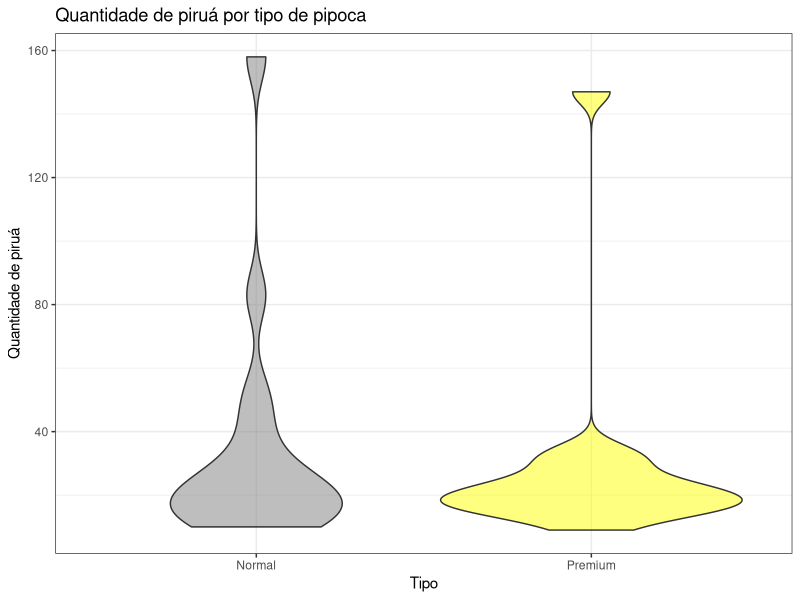
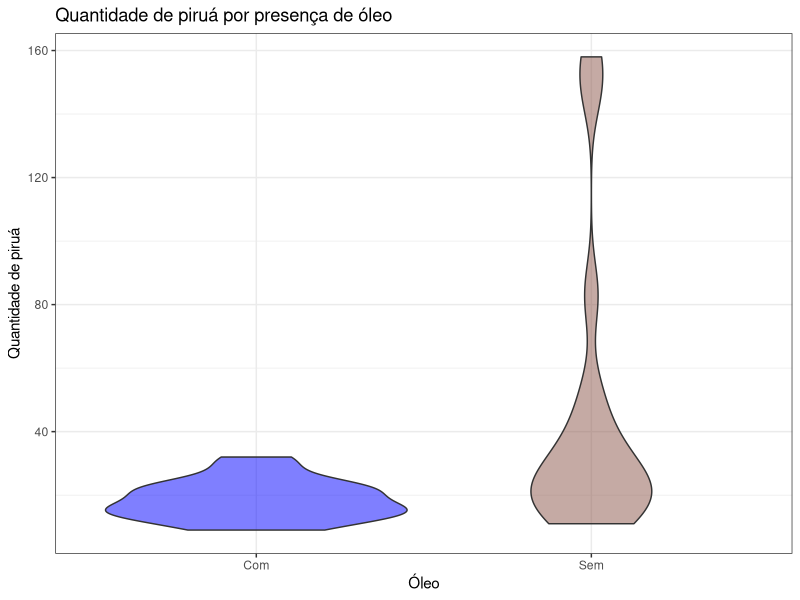
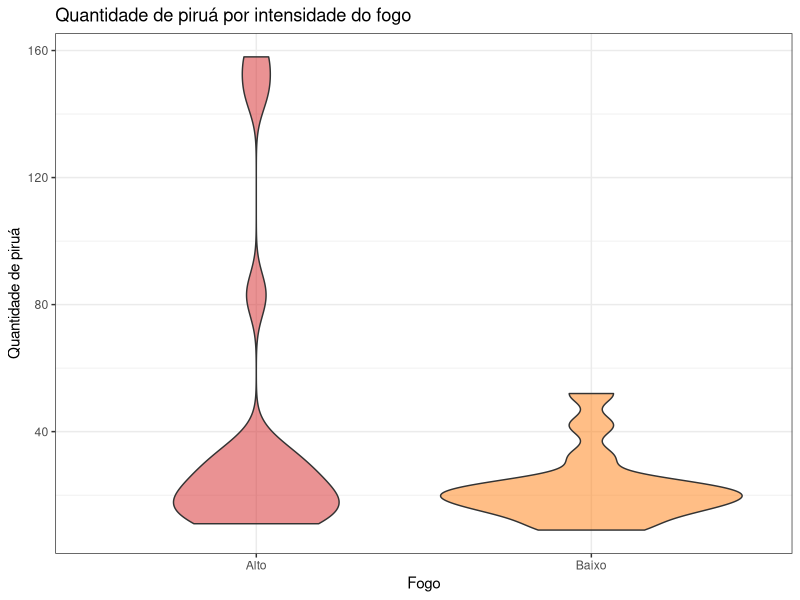
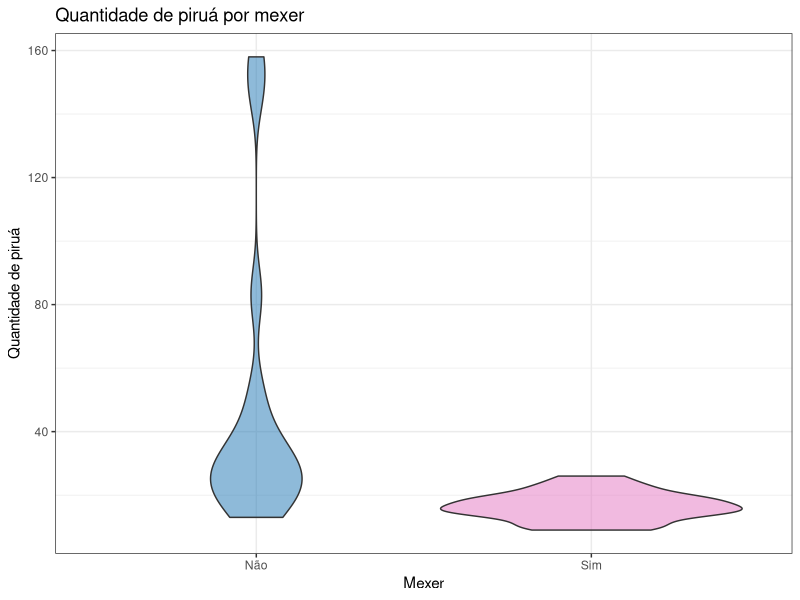
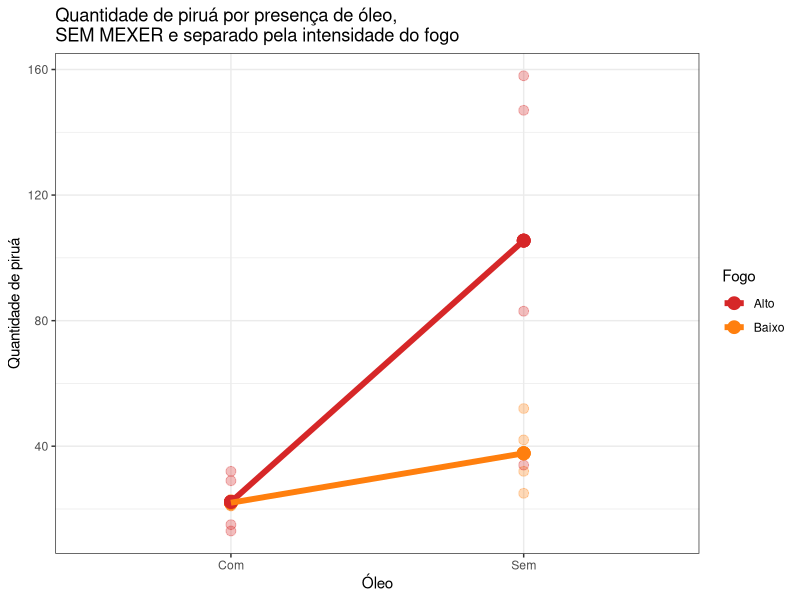
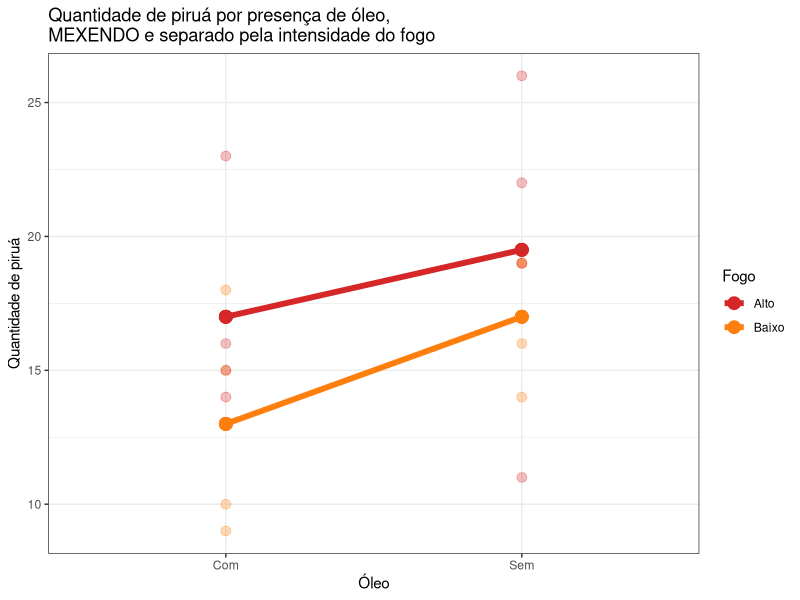
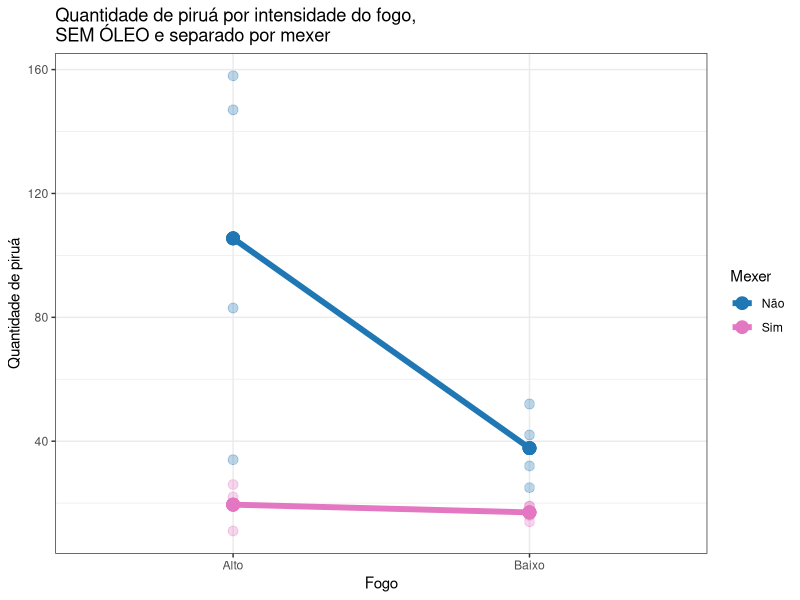
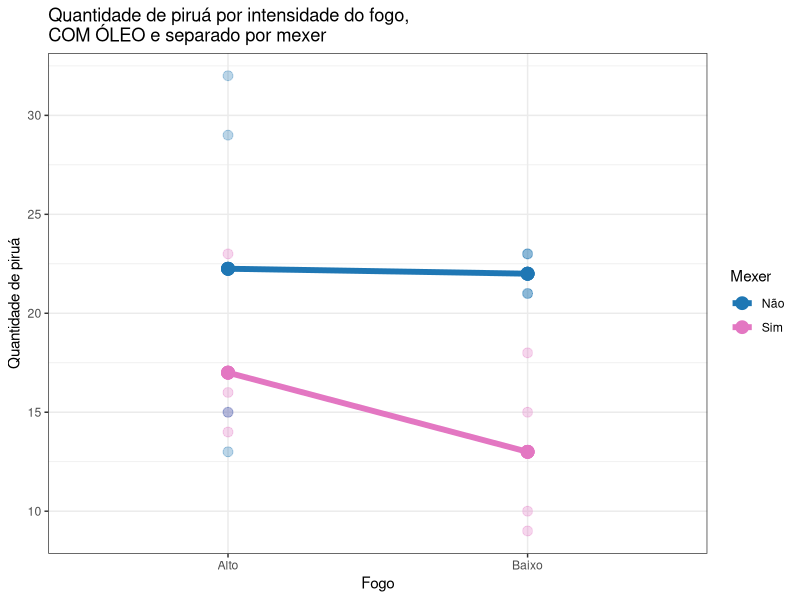

The R source for these figures, in order:
library(tidyverse)
library(svglite)

#--- Metadados ---#
set.seed(42)
# usaremos essas cores durante todo o programa
cor_tipo <- c("#7f7f7f", 'yellow')
cor_oleo <- c("blue", "#8c564b")
cor_fogo <- c("#d62728", "#ff7f0e")
cor_mexer <- c("#1f77b4", "#e377c2")

ext_graf <- 'png' # tipo de arquivo que os gráficos serão salvos
tam_graf <- c('w' = 2001, 'h' = 1500)
path_graf <- 'gráficos'
unit_graf <- 'px'


#--- Preparando os dados ---# <- serviço de corno
Tipo <- c(rep('Normal', 16), rep('Premium', 16))
Óleo <- c(rep(c(rep('Sem', 8), rep('Com', 8)), 2))
Fogo <- c(rep(c(rep('Baixo', 4), rep('Alto', 4)), 4))            
Mexer <- c(rep(c(rep('Sim', 2), rep('Não', 2)), 8))
Replicação <- rep(c(1, 2), 16)
Qtt_pirua <- c(14, 19, 52, 42, 11, 26)

Qtt_pirua <-c(14, 19,
              52, 42,
              11, 26,
              83, 158,
              10, 15,
              21, 23,
              15, 23,
              32, 13,
              16, 19,
              32, 25,
              22, 19,
              34, 147,
              18, 9,
              21, 23,
              14, 16,
              29, 15
)

Grama_pirua <- c(
  3, 4,
  10, 8,
  3, 5,
  15, 27,
  2, 3,
  5 , 5,
  3, 4,
  8, 3,
  5, 5,
  6, 5,
  4, 4,
  8, 20,
  5, 2,
  5, 4,
  2, 3, 
  5, 3
)

df <- tibble(Tipo = as.factor(Tipo),
             Óleo = as.factor(Óleo),
             Fogo = as.factor(Fogo),
             Mexer = as.factor(Mexer),
             Replicação = as.factor(Replicação),
             Qtt_pirua,
             Grama_pirua
)


#--- Análise exploratória ---#



ggplot(df, aes(x = Tipo, y = Qtt_pirua, fill = Tipo)) +
  geom_violin(alpha = 0.5) +
  scale_fill_manual(values=c(cor_tipo)) +
  labs(title = 'Quantidade de piruá por tipo de pipoca',
       y = 'Quantidade de piruá') +
  theme_bw() +
  theme(legend.position = 'none')
ggsave(paste('piruaXtipo.', ext_graf, sep = ''), path = path_graf, device = ext_graf, width = tam_graf[1], height = tam_graf[2], units = unit_graf)

ggplot(df, aes(x = Óleo, y = Qtt_pirua, fill = Óleo)) +
  geom_violin(alpha = 0.5) +
  scale_fill_manual(values=c(cor_oleo)) +
  labs(title = 'Quantidade de piruá por presença de óleo',
       y = 'Quantidade de piruá') +
  theme_bw() +
  theme(legend.position = 'none') # trocar a ordem
ggsave(paste('piruaXoleo.', ext_graf, sep = ''), path = path_graf, device = ext_graf, width = tam_graf[1], height = tam_graf[2], units = unit_graf)

ggplot(df, aes(x = Fogo, y = Qtt_pirua, fill = Fogo)) +
  geom_violin(alpha = 0.5) +
  scale_fill_manual(values=c(cor_fogo)) +
  labs(title = 'Quantidade de piruá por intensidade do fogo',
       y = 'Quantidade de piruá') +
  theme_bw() +
  theme(legend.position = 'none')
ggsave(paste('piruaXfogo.', ext_graf, sep = ''), path = path_graf, device = ext_graf, width = tam_graf[1], height = tam_graf[2], units = unit_graf)

ggplot(df, aes(x = Mexer, y = Qtt_pirua, fill = Mexer)) +
  geom_violin(alpha = 0.5) +
  scale_fill_manual(values=c(cor_mexer)) +
  labs(title = 'Quantidade de piruá por mexer',
       y = 'Quantidade de piruá') +
  theme_bw() +
  theme(legend.position = 'none')
ggsave(paste('piruaXmexer.', ext_graf, sep = ''), path = path_graf, device = ext_graf, width = tam_graf[1], height = tam_graf[2], units = unit_graf)


#--- ANOVA ---#
lm_model <- lm(Qtt_pirua ~
              Tipo * Óleo * Fogo * Mexer +
              Replicação * Óleo +
              Replicação * Fogo +
              Replicação * Mexer,
            df) # Replicação aqui, essencialmente, faz o papel da blocagem


anova(lm_model)

# Utilizar peso dos piruás ao invés da quantidade gerou os mesmos resultados na ANOVA

# lm_model2 <- lm(Grama_pirua ~
#                Tipo * Óleo * Fogo * Mexer +
#                Replicação*Óleo +
#                Replicação * Fogo +
#                Replicação * Mexer,
#              df)
# anova(lm_model2)


# Tipo deu não significativo (enquanto os outros fatores deram).
# A interação Óleo:Fogo:Mexer é significativa
# A interação Bloco:Fator não é significativa pra nenhum dos fatores (amém)

#--- Gráficos da interação ---#
# As bolas maiores são as médias
# x-axis: Óleo | fill: Fogo | Mexer: não
ggplot(df %>%
         filter(Mexer == 'Não') %>%
         group_by(Óleo, Fogo) %>%
         mutate(media = mean(Qtt_pirua)),
       aes(x = Óleo, color = Fogo)) +
  geom_point(aes(y = Qtt_pirua), size = 3, alpha = 0.3) +
  geom_point(aes(y = media), size = 4) +
  geom_line(aes(y = media, group = Fogo), linewidth = 2) +
  scale_color_manual(values=c(cor_fogo)) +
  labs(title = 'Quantidade de piruá por presença de óleo,\nSEM MEXER e separado pela intensidade do fogo',
       y = 'Quantidade de piruá') +
  theme_bw()
ggsave(paste('interacaoOleo1.', ext_graf, sep = ''), path = path_graf, device = ext_graf, width = tam_graf[1], height = tam_graf[2], units = unit_graf)

# x-axis: Óleo | fill: Fogo | Mexer: sim
ggplot(df %>%
         filter(Mexer == 'Sim') %>%
         group_by(Óleo, Fogo) %>%
         mutate(media = mean(Qtt_pirua)),
       aes(x = Óleo, color = Fogo)) +
  geom_point(aes(y = Qtt_pirua), size = 3, alpha = 0.3) +
  geom_point(aes(y = media), size = 4) +
  geom_line(aes(y = media, group = Fogo), linewidth = 2) +
  scale_color_manual(values=c(cor_fogo)) +
  labs(title = 'Quantidade de piruá por presença de óleo,\nMEXENDO e separado pela intensidade do fogo',
       y = 'Quantidade de piruá') +
  theme_bw()
ggsave(paste('interacaoOleo2.', ext_graf, sep = ''), path = path_graf, device = ext_graf, width = tam_graf[1], height = tam_graf[2], units = unit_graf)

# x-axis: Fogo | fill: Mexer | Óleo: sem
ggplot(df %>%
         filter(Óleo == 'Sem') %>%
         group_by(Fogo, Mexer) %>%
         mutate(media = mean(Qtt_pirua)),
       aes(x = Fogo, color = Mexer)) +
  geom_point(aes(y = Qtt_pirua), size = 3, alpha = 0.3) +
  geom_point(aes(y = media), size = 4) +
  geom_line(aes(y = media, group = Mexer), linewidth = 2) +
  scale_color_manual(values=c(cor_mexer)) +
  labs(title = 'Quantidade de piruá por intensidade do fogo,\nSEM ÓLEO e separado por mexer',
       y = 'Quantidade de piruá') +
  theme_bw()
ggsave(paste('interacaoFogo1.', ext_graf, sep = ''), path = path_graf, device = ext_graf, width = tam_graf[1], height = tam_graf[2], units = unit_graf)

# x-axis: Fogo | fill: Mexer | Óleo: com
ggplot(df %>%
         filter(Óleo == 'Com') %>%
         group_by(Fogo, Mexer) %>%
         mutate(media = mean(Qtt_pirua)),
       aes(x = Fogo, color = Mexer)) +
  geom_point(aes(y = Qtt_pirua), size = 3, alpha = 0.3) +
  geom_point(aes(y = media), size = 4) +
  geom_line(aes(y = media, group = Mexer), linewidth = 2) +
  scale_color_manual(values=c(cor_mexer)) +
  labs(title = 'Quantidade de piruá por intensidade do fogo,\nCOM ÓLEO e separado por mexer',
       y = 'Quantidade de piruá') +
  theme_bw()
ggsave(paste('interacaoFogo2.', ext_graf, sep = ''), path = path_graf, device = ext_graf, width = tam_graf[1], height = tam_graf[2], units = unit_graf)

# x-axis: Mexer | fill: Óleo | Fogo: Baixo
ggplot(df %>%
         filter(Fogo == 'Baixo') %>%
         group_by(Mexer, Óleo) %>%
         mutate(media = mean(Qtt_pirua)),
       aes(x = Mexer, color = Óleo)) +
  geom_point(aes(y = Qtt_pirua), size = 3, alpha = 0.3) +
  geom_point(aes(y = media), size = 4) +
  geom_line(aes(y = media, group = Óleo), linewidth = 2) +
  scale_color_manual(values=c(cor_oleo)) +
  labs(title = 'Quantidade de piruá por mexer,\nFOGO BAIXO e separado por presença de óleo',
       y = 'Quantidade de piruá') +
  theme_bw()
ggsave(paste('interacaoMexer1.', ext_graf, sep = ''), path = path_graf, device = ext_graf, width = tam_graf[1], height = tam_graf[2], units = unit_graf)

# x-axis: Mexer | fill: Óleo | Fogo: Alto
ggplot(df %>%
         filter(Fogo == 'Alto') %>%
         group_by(Mexer, Óleo) %>%
         mutate(media = mean(Qtt_pirua)),
       aes(x = Mexer, color = Óleo)) +
  geom_point(aes(y = Qtt_pirua), size = 3, alpha = 0.3) +
  geom_point(aes(y = media), size = 4) +
  geom_line(aes(y = media, group = Óleo), linewidth = 2) +
  scale_color_manual(values=c(cor_oleo)) +
  labs(title = 'Quantidade de piruá por mexer,\nFOGO ALTO e separado por presença de óleo',
       y = 'Quantidade de piruá') +
  theme_bw()
ggsave(paste('interacaoMexer2.', ext_graf, sep = ''), path = path_graf, device = ext_graf, width = tam_graf[1], height = tam_graf[2], units = unit_graf)

#--- Teste de Tukey ---#

vec_li <- c()
vec_ls <- c()
vec_cond <- c()
# Teste: Óleo
for(i in 1:2) {
  for(j in 1:2) {
    temp_model <- TukeyHSD(aov(Qtt_pirua ~ Óleo,
                               df %>% filter(Fogo == c('Baixo', 'Alto')[i], Mexer == c('Sim', 'Não')[j])))
    vec_li <- c(vec_li, temp_model$Óleo[1])
    vec_ls <- c(vec_ls, temp_model$Óleo[2])
    vec_cond <- c(vec_cond, paste('Fogo', '(',c('Baixo', 'Alto')[i], ')', ' | ', 'Mexer', '(',c('Sim', 'Não')[j], ')', sep = ''))
  }
}

# Teste: Fogo
for(i in 1:2) {
  for(j in 1:2) {
    temp_model <- TukeyHSD(aov(Qtt_pirua ~ Fogo,
                               df %>% filter(Óleo == c('Sem', 'Com')[i], Mexer == c('Sim', 'Não')[j])))
    vec_li <- c(vec_li, temp_model$Fogo[1])
    vec_ls <- c(vec_ls, temp_model$Fogo[2])
    vec_cond <- c(vec_cond, paste('Óleo', '(',c('Sem', 'Com')[i], ')', ' | ', 'Mexer', '(',c('Sim', 'Não')[j], ')', sep = ''))
  }
}

# Teste: Mexer
for(i in 1:2) {
  for(j in 1:2) {
    temp_model <- TukeyHSD(aov(Qtt_pirua ~ Mexer,
                               df %>% filter(Fogo == c('Baixo', 'Alto')[i], Óleo == c('Sem', 'Com')[j])))
    vec_li <- c(vec_li, temp_model$Mexer[1])
    vec_ls <- c(vec_ls, temp_model$Mexer[2])
    vec_cond <- c(vec_cond, paste('Fogo', '(',c('Baixo', 'Alto')[i], ')', ' | ', 'Óleo', '(',c('Sem', 'Com')[j], ')', sep = ''))
  }
}

ic_df <- tibble(
  Fator = c(
    rep('Óleo', 4),
    rep('Fogo', 4),
    rep('Mexer', 4)
  ),
  Nível = vec_cond,
  LI = vec_li,
  LS = vec_ls
)

ggplot(ic_df %>% filter(Fator == 'Óleo'), aes(x = Nível)) +
  geom_segment(aes(y = LI , yend = LS), linewidth = 1) +
  geom_point(aes(y = LI), size = 2) +
  geom_point(aes(y = LS), size = 2) +
  geom_hline(yintercept = 0) +
  labs(title = 'Intervalo de confiança do Óleo para combinações de níveis de Fogo e Mexer',
       x = 'Efeito do fator') +
  coord_flip() +
  theme_bw()

ggplot(ic_df %>% filter(Fator == 'Fogo'), aes(x = Nível)) +
  geom_segment(aes(y = LI , yend = LS), linewidth = 1) +
  geom_point(aes(y = LI), size = 2) +
  geom_point(aes(y = LS), size = 2) +
  geom_hline(yintercept = 0) +
  labs(title = 'Intervalo de confiança do Fogo para combinações de níveis de Óleo e Mexer',
       x = 'Efeito do fator') +
  coord_flip() +
  theme_bw()

ggplot(ic_df %>% filter(Fator == 'Mexer'), aes(x = Nível)) +
  geom_segment(aes(y = LI , yend = LS), linewidth = 1) +
  geom_point(aes(y = LI), size = 2) +
  geom_point(aes(y = LS), size = 2) +
  geom_hline(yintercept = 0) +
  labs(title = 'Intervalo de confiança de Mexer para combinações de níveis de Óleo e Fogo',
       x = 'Efeito do fator') +
  coord_flip() +
  theme_bw()

#--- Análise de Resíduos ---#
# novo modelo sem o fator Tipo e as interações que não são significativas 
lm_new_model <- lm(Qtt_pirua ~
            Óleo * Fogo * Mexer +
            Replicação,
          df) # eu sei que os dados não parecem muito normais, mas rode esse exemplo algumas vezes e veja cada absurdo que aparece:
# QQ PLOT
ggplot() +
  geom_qq(aes(sample = rstandard(lm_new_model))) +
  geom_abline(color = "red") + 
  labs(title = 'QQ plot',
       x = 'Teórico',
       y = 'Amostra') +
  theme_bw()
ggsave(paste('qqplot.', ext_graf, sep = ''), path = path_graf, device = ext_graf, width = tam_graf[1], height = tam_graf[2], units = unit_graf)

# eu sei que os dados não parecem muito normais, mas rode esse exemplo algumas vezes e veja cada absurdo que aparece:
ggplot() +
  geom_qq(aes(sample = rnorm(32))) +
  geom_abline(color = "red")

# Resíduos x Fitted
ggplot(lm_new_model, aes(x = .fitted,
           y = .resid)) +
  geom_point() +
  geom_hline(yintercept = 0) +
  labs(title = 'Resíduos por valores ajustados',
       y = 'Resíduos',
       x = 'Ajustado') +
  theme_bw()
ggsave(paste('residuosXfitted.', ext_graf, sep = ''), path = path_graf, device = ext_graf, width = tam_graf[1], height = tam_graf[2], units = unit_graf)

# Resíduos x Óleo
ggplot() +
  geom_point(
    aes(x = lm_new_model$model$Óleo, y = lm_new_model$residuals),
    size = 3
  ) +
  geom_hline(yintercept = 0) +
  labs(title = 'Níveis do fator Óleo por resíduos',
       x = 'Níveis',
       y = 'Residuos') +
  theme_bw()
ggsave(paste('residuosXoleo.', ext_graf, sep = ''), path = path_graf, device = ext_graf, width = tam_graf[1], height = tam_graf[2], units = unit_graf)

# Resíduos x Fogo
ggplot() +
  geom_point(
    aes(x = lm_new_model$model$Fogo, y = lm_new_model$residuals),
    size = 3
  ) +
  geom_hline(yintercept = 0) +
  labs(title = 'Níveis do fator Fogo por resíduos',
       x = 'Níveis',
       y = 'Residuos') +
  theme_bw()
ggsave(paste('residuosXfogo.', ext_graf, sep = ''), path = path_graf, device = ext_graf, width = tam_graf[1], height = tam_graf[2], units = unit_graf)

# Resíduos x Mexer
ggplot() +
  geom_point(
    aes(x = lm_new_model$model$Mexer, y = lm_new_model$residuals),
    size = 3
  ) +
  geom_hline(yintercept = 0) +
  labs(title = 'Níveis do fator Mexer por resíduos',
       x = 'Níveis',
       y = 'Residuos') +
  theme_bw()
ggsave(paste('residuosXmexer.', ext_graf, sep = ''), path = path_graf, device = ext_graf, width = tam_graf[1], height = tam_graf[2], units = unit_graf)
